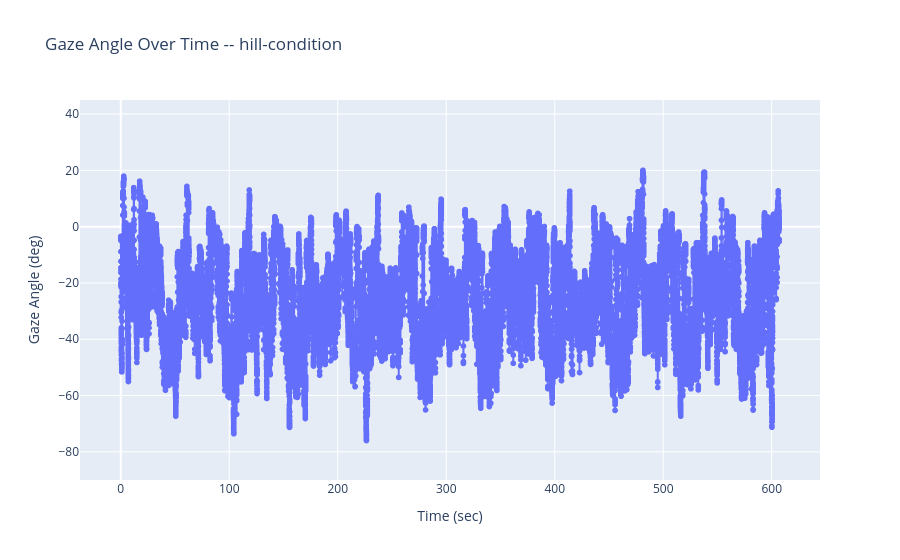

This figure's notebook cell:
### Code cell
# Calculate time in seconds, first frame is 0
gaze_angle_df = gaze_angle_df.copy()
start_ns = gaze_angle_df['timestamp [ns]'].iloc[0]
gaze_angle_df['time_sec'] = (gaze_angle_df['timestamp [ns]'] - start_ns) / 1e9

fig = px.scatter(
    gaze_angle_df,
    x='time_sec',
    y='gaze angle [deg]',
    title=f'Gaze Angle Over Time -- {COND_ID}',
    labels={'gaze angle [deg]': 'Gaze Angle (deg) ', 'time_sec': 'Time (sec)'},
    render_mode='webgl'
)
fig.update_traces(mode='lines+markers')
fig.update_yaxes(range=[-90, 45])
fig.show()

### Figure 1 — Plotly figure (JSON) as saved in the notebook; plotly's stock layout.template omitted (floating-point values rounded to 4 significant figures; data arrays with more than 128 entries replaced by an {"elided": "..."} marker saying what was removed)
{"data": [{"hovertemplate": "Time (sec)=%{x}<br>Gaze Angle (deg) =%{y}<extra></extra>", "legendgroup": "", "marker": {"color": "#636efa", "symbol": "circle"}, "mode": "lines+markers", "name": "", "showlegend": false, "type": "scattergl", "x": {"elided": "62597 float values"}, "xaxis": "x", "y": {"elided": "62597 float values"}, "yaxis": "y"}], "layout": {"legend": {"tracegroupgap": 0}, "title": {"text": "Gaze Angle Over Time -- hill-condition"}, "xaxis": {"anchor": "y", "domain": [0, 1], "title": {"text": "Time (sec)"}}, "yaxis": {"anchor": "x", "domain": [0, 1], "range": [-90, 45], "title": {"text": "Gaze Angle (deg) "}}}}
